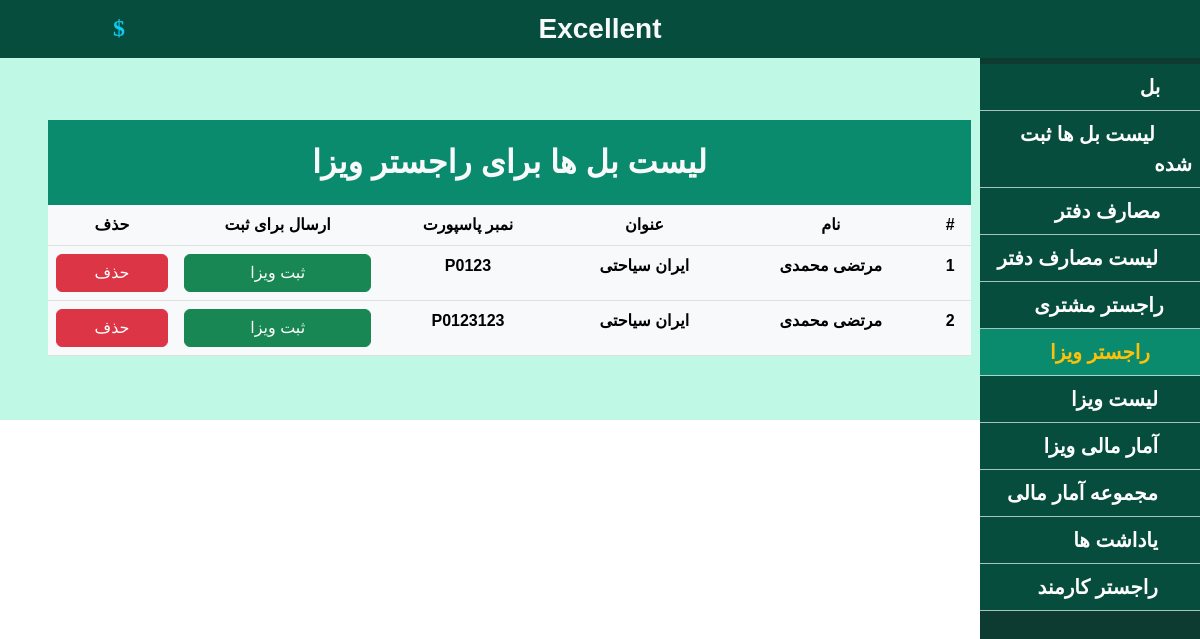
The page /billVisa/ on the database as committed earlier.
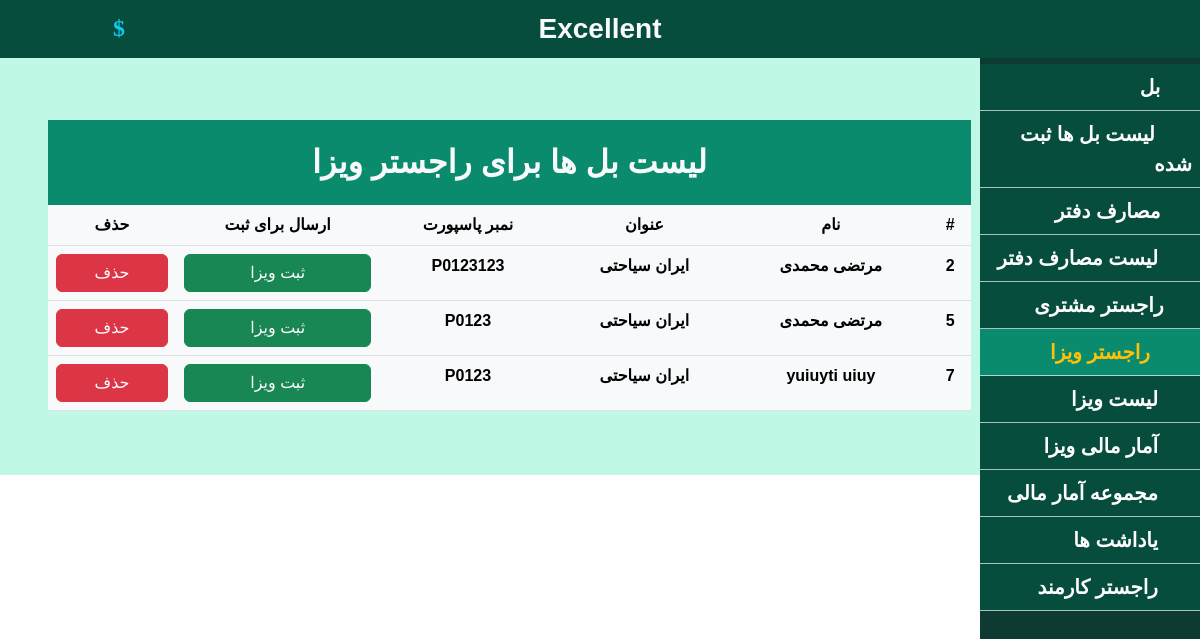
The same page on the database as committed later.
### travel_tour/models.py (models this page shows, shortened)
class BCV(models.Model):
    bill = models.ForeignKey(Bill, on_delete=models.CASCADE, null= True)
    customer = models.ForeignKey(Customer, on_delete=models.CASCADE, null= True)
    visa = models.ForeignKey(Visa, on_delete=models.CASCADE, null= True)

class Customer(models.Model):
    name = models.CharField(max_length=50)
    lastname = models.CharField(max_length=50)
    address = models.CharField(max_length=50)
    email = models.CharField(max_length=50,default='unknown')
    phone = models.CharField(max_length=50)
    mainstate = models.CharField(max_length=20)
    currentstate = models.CharField(max_length=20)
    passport = models.CharField(max_length=50,null=True)
    profile = models.ImageField(upload_to='profile/' , blank= True)
    passportImage = models.ImageField(upload_to='document/' , blank= True, null=True)
    cardImage = models.ImageField(upload_to='document/' , blank= True, null=True)

class Bill(models.Model):
    name = models.CharField(max_length=50)
    reciveddoc = models.CharField(max_length=50)
    visatype = models.ForeignKey(VisaType, on_delete=models.CASCADE,null=True)
    othertype = models.ForeignKey(otherbill,on_delete=models.CASCADE,null=True)
    date = models.DateField(auto_now = True)
    price = models.FloatField()
    payed = models.FloatField()
    money = models.ForeignKey(Money, on_delete=models.CASCADE)
    duration = models.IntegerField(null=True)
    isdone = models.BooleanField(default=False)
    cr = models.BooleanField(default=False)
    cv = models.BooleanField(default=False)
    mainprice = models.FloatField(default=0)

class VisaType(models.Model):
    country = models.CharField(max_length=20)
    duration = models.IntegerField()
    type = models.CharField(max_length=20)
    price = models.FloatField()
    money = models.ForeignKey(Money, on_delete=models.CASCADE)

### travel_tour/views.py (the view)
# urls.py: path('billVisa/', billVisa, name='billVisa'),
def billVisa(request):
    context = {}
    records = mod.BCV.objects.filter(visa = None)
    context['records'] = records
    context['page'] = 'راجستر ویزا'
    context['visaregister'] = ' text-warning sub-bg ps-3'
    return render(request,'visa/bill_visa.html',context)

### templates/visa/bill_visa.html (shortened to what this page needs)
{% extends 'shared/_MainLayout.html' %}
{% load static %}
{% block content %}
<div class="body p-5">
    <div class="text-center">
        <div class="detial">
            <div class="list sub-bg" id="list">
                <div class="title_bar fw-bold fs-2 mt-5 text-light text-center">
                    لیست بل ها برای راجستر ویزا
                </div>
                <table class="table table-light fw-bold">
                    <thead>
                        <tr>
                            <th scope="col">#</th>
                            <th scope="col"> نام</th>
                            <th scope="col"> عنوان</th>
                            <th scope="col">نمبر پاسپورت </th>
                            <th scope="col">ارسال برای ثبت</th>
                            <th scope="col">حذف</th>
                        </tr>
                    </thead>
                    <tbody>
                        {% for items in records%}
                        <tr>
                            <th scope="row">{{ items.id }}</th>
                            <td>{{ items.customer.name }} {{items.customer.lastname}}</td>
                            <td>{{ items.bill.visatype.country }} {{items.bill.visatype.type}}</td>
                            <td> {{items.customer.passport}}</td>
                            <td> <a href="/visaRegister/{{items.id}}" class="btn btn-success w-100">ثبت ویزا</a></td>
                            <td> <button type="button" class="btn btn-danger w-100" data-bs-toggle="modal"
                                    data-bs-target="#confirmationModal-{{ items.id }}">
                                    حذف
                                </button></td>
                        </tr>
                        {% endfor %}
                    </tbody>
                </table>
            </div>
        </div>
    </div>
</div>
{% endblock %}

Rows that differ between the two databases and show on the page:
no longer on this page (row edited): BCV: id "1", customer.name "مرتضی", customer.lastname "محمدی", bill.visatype.country "ایران", bill.visatype.type "سیاحتی", customer.passport "P0123"
added BCV: id "5", customer.name "مرتضی", customer.lastname "محمدی", bill.visatype.country "ایران", bill.visatype.type "سیاحتی", customer.passport "P0123"
added BCV: id "7", customer.name "yuiuyti", customer.lastname "uiuy", bill.visatype.country "ایران", bill.visatype.type "سیاحتی", customer.passport "P0123"
